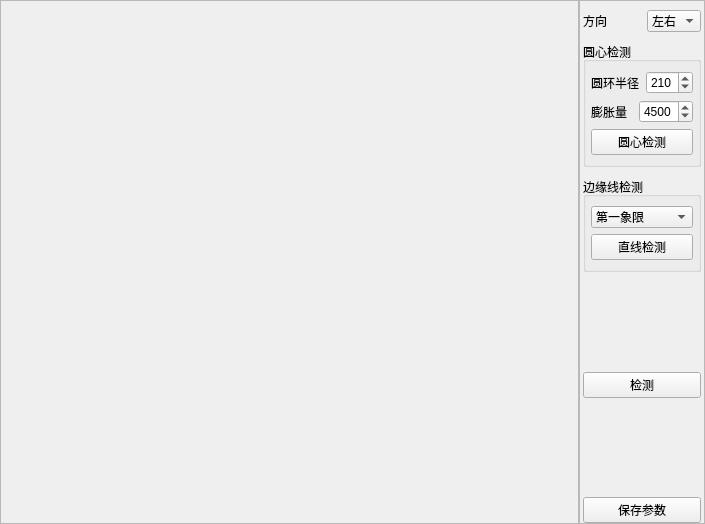
<?xml version="1.0" encoding="UTF-8"?>
<ui version="4.0">
 <class>CGetCircleLenWidget</class>
 <widget class="QWidget" name="CGetCircleLenWidget">
  <property name="geometry">
   <rect>
    <x>0</x>
    <y>0</y>
    <width>705</width>
    <height>524</height>
   </rect>
  </property>
  <property name="windowTitle">
   <string>Form</string>
  </property>
  <layout class="QHBoxLayout" name="horizontalLayout">
   <property name="spacing">
    <number>0</number>
   </property>
   <property name="leftMargin">
    <number>0</number>
   </property>
   <property name="topMargin">
    <number>0</number>
   </property>
   <property name="rightMargin">
    <number>0</number>
   </property>
   <property name="bottomMargin">
    <number>0</number>
   </property>
   <item>
    <widget class="QFrame" name="frame">
     <property name="sizePolicy">
      <sizepolicy hsizetype="Preferred" vsizetype="Preferred">
       <horstretch>5</horstretch>
       <verstretch>0</verstretch>
      </sizepolicy>
     </property>
     <property name="frameShape">
      <enum>QFrame::StyledPanel</enum>
     </property>
     <property name="frameShadow">
      <enum>QFrame::Raised</enum>
     </property>
     <layout class="QHBoxLayout" name="horizontalLayout_2">
      <property name="spacing">
       <number>0</number>
      </property>
      <property name="leftMargin">
       <number>0</number>
      </property>
      <property name="topMargin">
       <number>0</number>
      </property>
      <property name="rightMargin">
       <number>0</number>
      </property>
      <property name="bottomMargin">
       <number>0</number>
      </property>
      <item>
       <layout class="QVBoxLayout" name="lay_widget"/>
      </item>
     </layout>
    </widget>
   </item>
   <item>
    <widget class="QFrame" name="frame_2">
     <property name="sizePolicy">
      <sizepolicy hsizetype="Preferred" vsizetype="Preferred">
       <horstretch>1</horstretch>
       <verstretch>0</verstretch>
      </sizepolicy>
     </property>
     <property name="frameShape">
      <enum>QFrame::StyledPanel</enum>
     </property>
     <property name="frameShadow">
      <enum>QFrame::Raised</enum>
     </property>
     <layout class="QVBoxLayout" name="verticalLayout_3">
      <property name="spacing">
       <number>10</number>
      </property>
      <property name="leftMargin">
       <number>3</number>
      </property>
      <property name="topMargin">
       <number>9</number>
      </property>
      <property name="rightMargin">
       <number>3</number>
      </property>
      <property name="bottomMargin">
       <number>0</number>
      </property>
      <item>
       <layout class="QHBoxLayout" name="horizontalLayout_5">
        <property name="topMargin">
         <number>0</number>
        </property>
        <property name="bottomMargin">
         <number>0</number>
        </property>
        <item>
         <widget class="QLabel" name="label_3">
          <property name="text">
           <string>方向</string>
          </property>
         </widget>
        </item>
        <item>
         <widget class="QComboBox" name="cmb_direction">
          <property name="currentIndex">
           <number>1</number>
          </property>
          <item>
           <property name="text">
            <string>上下</string>
           </property>
          </item>
          <item>
           <property name="text">
            <string>左右</string>
           </property>
          </item>
         </widget>
        </item>
       </layout>
      </item>
      <item>
       <widget class="QGroupBox" name="groupBox">
        <property name="title">
         <string>圆心检测</string>
        </property>
        <property name="flat">
         <bool>true</bool>
        </property>
        <layout class="QVBoxLayout" name="verticalLayout_2">
         <property name="leftMargin">
          <number>5</number>
         </property>
         <property name="rightMargin">
          <number>5</number>
         </property>
         <item>
          <layout class="QHBoxLayout" name="horizontalLayout_4">
           <item>
            <widget class="QLabel" name="label_2">
             <property name="text">
              <string>圆环半径</string>
             </property>
            </widget>
           </item>
           <item>
            <widget class="QSpinBox" name="spin_RingRadius">
             <property name="maximum">
              <number>999</number>
             </property>
             <property name="value">
              <number>210</number>
             </property>
            </widget>
           </item>
          </layout>
         </item>
         <item>
          <layout class="QHBoxLayout" name="horizontalLayout_3">
           <item>
            <widget class="QLabel" name="label">
             <property name="text">
              <string>膨胀量</string>
             </property>
            </widget>
           </item>
           <item>
            <widget class="QSpinBox" name="spin_dilation">
             <property name="maximum">
              <number>9999</number>
             </property>
             <property name="value">
              <number>4500</number>
             </property>
            </widget>
           </item>
          </layout>
         </item>
         <item>
          <widget class="QPushButton" name="btn_circleDetect">
           <property name="text">
            <string>圆心检测</string>
           </property>
          </widget>
         </item>
        </layout>
       </widget>
      </item>
      <item>
       <widget class="QGroupBox" name="groupBox_2">
        <property name="title">
         <string>边缘线检测</string>
        </property>
        <property name="flat">
         <bool>true</bool>
        </property>
        <layout class="QVBoxLayout" name="verticalLayout_4">
         <property name="leftMargin">
          <number>5</number>
         </property>
         <property name="rightMargin">
          <number>5</number>
         </property>
         <item>
          <widget class="QComboBox" name="cmb_quadrantPos">
           <item>
            <property name="text">
             <string>第一象限</string>
            </property>
           </item>
           <item>
            <property name="text">
             <string>第二象限</string>
            </property>
           </item>
           <item>
            <property name="text">
             <string>第三象限</string>
            </property>
           </item>
           <item>
            <property name="text">
             <string>第四象限</string>
            </property>
           </item>
          </widget>
         </item>
         <item>
          <widget class="QPushButton" name="btn_lineDetect">
           <property name="text">
            <string>直线检测</string>
           </property>
          </widget>
         </item>
        </layout>
       </widget>
      </item>
      <item>
       <spacer name="verticalSpacer">
        <property name="orientation">
         <enum>Qt::Vertical</enum>
        </property>
        <property name="sizeHint" stdset="0">
         <size>
          <width>20</width>
          <height>40</height>
         </size>
        </property>
       </spacer>
      </item>
      <item>
       <widget class="QPushButton" name="btn_test">
        <property name="text">
         <string>检测</string>
        </property>
       </widget>
      </item>
      <item>
       <spacer name="verticalSpacer_2">
        <property name="orientation">
         <enum>Qt::Vertical</enum>
        </property>
        <property name="sizeHint" stdset="0">
         <size>
          <width>20</width>
          <height>40</height>
         </size>
        </property>
       </spacer>
      </item>
      <item>
       <widget class="QPushButton" name="btn_savePam">
        <property name="text">
         <string>保存参数</string>
        </property>
       </widget>
      </item>
     </layout>
    </widget>
   </item>
  </layout>
 </widget>
 <resources/>
 <connections>
  <connection>
   <sender>spin_RingRadius</sender>
   <signal>valueChanged(int)</signal>
   <receiver>btn_circleDetect</receiver>
   <slot>click()</slot>
   <hints>
    <hint type="sourcelabel">
     <x>670</x>
     <y>73</y>
    </hint>
    <hint type="destinationlabel">
     <x>689</x>
     <y>137</y>
    </hint>
   </hints>
  </connection>
  <connection>
   <sender>cmb_quadrantPos</sender>
   <signal>currentIndexChanged(int)</signal>
   <receiver>btn_lineDetect</receiver>
   <slot>click()</slot>
   <hints>
    <hint type="sourcelabel">
     <x>682</x>
     <y>195</y>
    </hint>
    <hint type="destinationlabel">
     <x>674</x>
     <y>215</y>
    </hint>
   </hints>
  </connection>
  <connection>
   <sender>spin_dilation</sender>
   <signal>valueChanged(int)</signal>
   <receiver>btn_circleDetect</receiver>
   <slot>click()</slot>
   <hints>
    <hint type="sourcelabel">
     <x>660</x>
     <y>104</y>
    </hint>
    <hint type="destinationlabel">
     <x>661</x>
     <y>132</y>
    </hint>
   </hints>
  </connection>
 </connections>
</ui>
